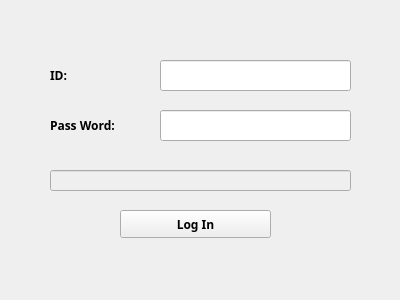
<?xml version="1.0" encoding="UTF-8"?>
<ui version="4.0">
 <class>Form</class>
 <widget class="QWidget" name="Form">
  <property name="geometry">
   <rect>
    <x>0</x>
    <y>0</y>
    <width>400</width>
    <height>300</height>
   </rect>
  </property>
  <property name="windowTitle">
   <string>Form</string>
  </property>
  <widget class="QLineEdit" name="ID">
   <property name="geometry">
    <rect>
     <x>160</x>
     <y>60</y>
     <width>191</width>
     <height>31</height>
    </rect>
   </property>
  </widget>
  <widget class="QLineEdit" name="passwd">
   <property name="geometry">
    <rect>
     <x>160</x>
     <y>110</y>
     <width>191</width>
     <height>31</height>
    </rect>
   </property>
  </widget>
  <widget class="QLabel" name="label">
   <property name="geometry">
    <rect>
     <x>50</x>
     <y>60</y>
     <width>91</width>
     <height>31</height>
    </rect>
   </property>
   <property name="font">
    <font>
     <family>Berlin Sans FB Demi</family>
     <weight>75</weight>
     <bold>true</bold>
    </font>
   </property>
   <property name="text">
    <string>ID:</string>
   </property>
  </widget>
  <widget class="QLabel" name="label_2">
   <property name="geometry">
    <rect>
     <x>50</x>
     <y>110</y>
     <width>91</width>
     <height>31</height>
    </rect>
   </property>
   <property name="font">
    <font>
     <family>Berlin Sans FB Demi</family>
     <weight>75</weight>
     <bold>true</bold>
    </font>
   </property>
   <property name="text">
    <string>Pass Word:</string>
   </property>
  </widget>
  <widget class="QPushButton" name="btn_login">
   <property name="geometry">
    <rect>
     <x>120</x>
     <y>210</y>
     <width>151</width>
     <height>28</height>
    </rect>
   </property>
   <property name="font">
    <font>
     <family>Berlin Sans FB Demi</family>
     <weight>75</weight>
     <bold>true</bold>
    </font>
   </property>
   <property name="text">
    <string>Log In</string>
   </property>
  </widget>
  <widget class="QLineEdit" name="prompt">
   <property name="enabled">
    <bool>false</bool>
   </property>
   <property name="geometry">
    <rect>
     <x>50</x>
     <y>170</y>
     <width>301</width>
     <height>21</height>
    </rect>
   </property>
  </widget>
 </widget>
 <resources/>
 <connections>
  <connection>
   <sender>btn_login</sender>
   <signal>clicked()</signal>
   <receiver>Form</receiver>
   <slot>login()</slot>
   <hints>
    <hint type="sourcelabel">
     <x>204</x>
     <y>234</y>
    </hint>
    <hint type="destinationlabel">
     <x>203</x>
     <y>275</y>
    </hint>
   </hints>
  </connection>
 </connections>
 <slots>
  <slot>login()</slot>
 </slots>
</ui>
